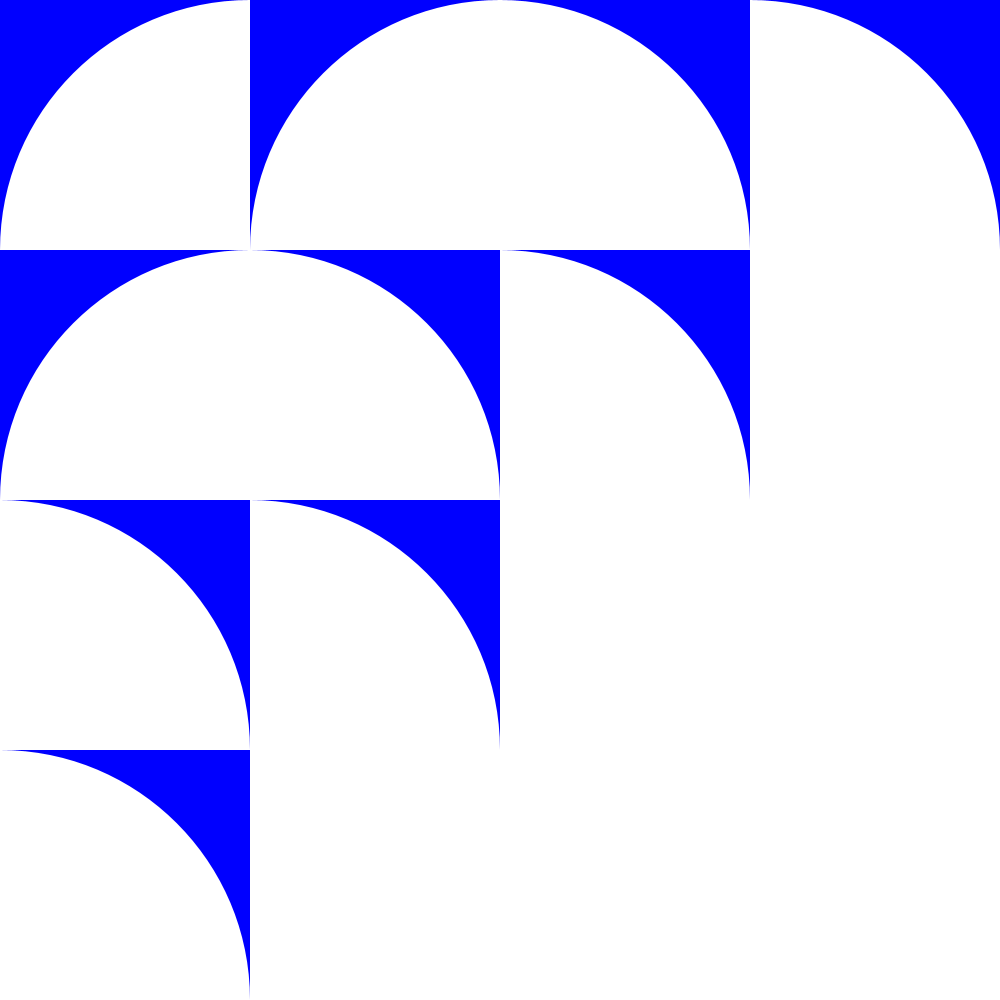
Frame 1 (no input)
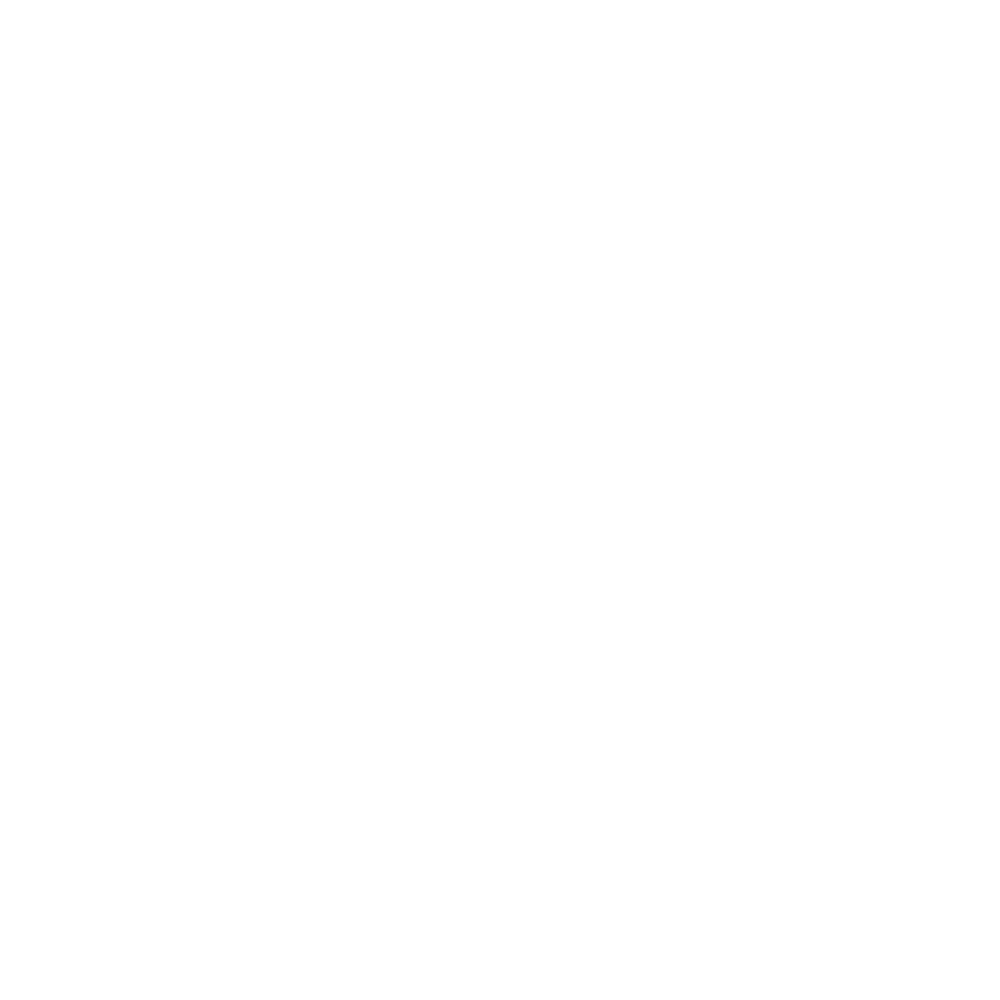
Frame 60 (the mouse pressed at the canvas centre just before this capture)
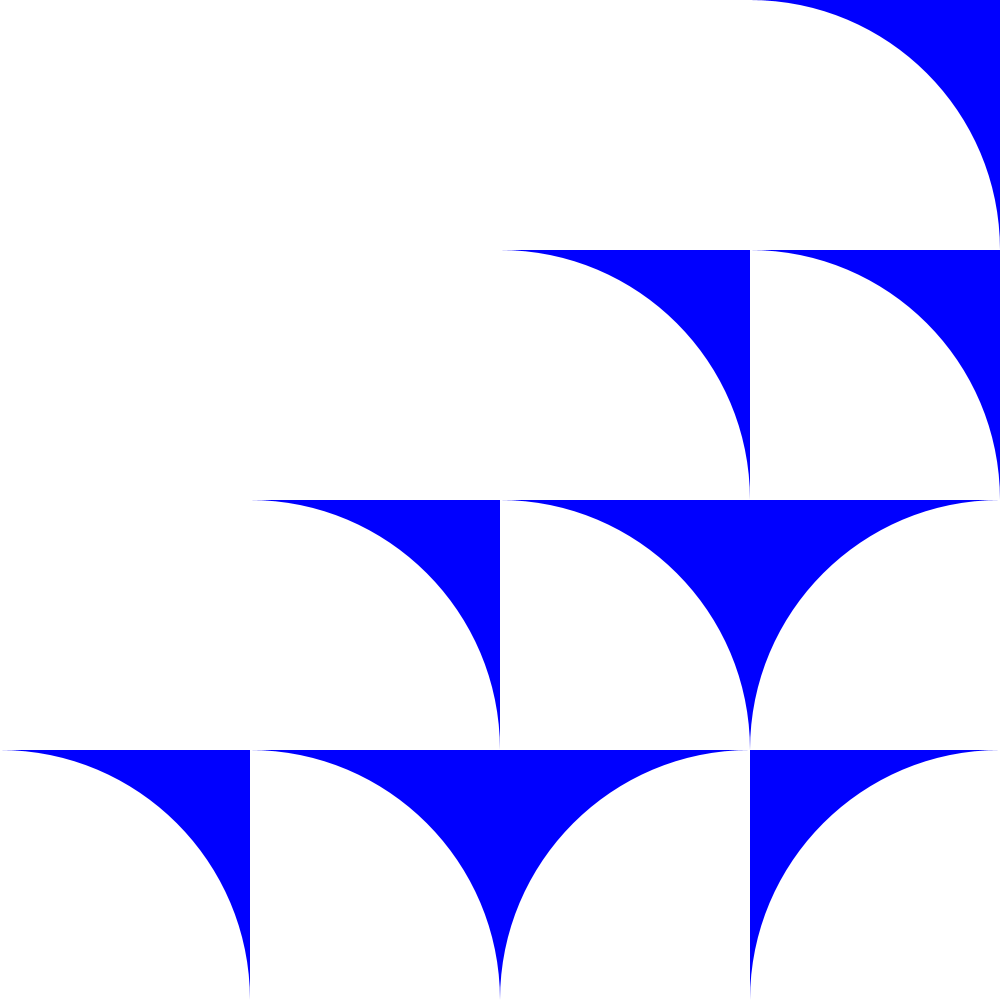
Frame 120 (the mouse held since frame 60 and released just before this capture)

The Processing sketch that drew these frames (run headless with seeded random() and noise(); from frame 60 on, the mouse is pressed at the canvas centre):

// Processing sketch: arcs_grid
// ── arcs_grid.pde
color bg = #0000ff;
color fg = #ffffff;

void setup() {
  size(1000, 1000);
  pixelDensity(2);
}

void draw() {
  background(bg);
  fill(fg);
  noStroke();

  float numTilesX = 4;
  float numTilesY = numTilesX;

  float tileWidth = width / numTilesX;
  float tileHeight = height / numTilesY;

  for (int x = 0; x < numTilesX; x++) {
    for (int y = 0; y < numTilesY; y++) {
      float tilePosX = tileWidth * x;
      float tilePosY = tileHeight * y;
      
      float wave = sin(radians(frameCount + x * 10 + y * 10));
      float mappedWave = map(wave, -1, 1, 0, 5);
      
      int selectTile = int(mappedWave);

      push();
      translate(tilePosX, tilePosY);
      if (selectTile == 0) {
        arc(0, 0, tileWidth * 2, tileHeight * 2, radians(0), radians(90));
      } else if (selectTile == 1) {
        arc(tileWidth, 0, tileWidth * 2, tileHeight * 2, radians(90), radians(180));
      } else if (selectTile == 2) {
        arc(tileWidth, tileHeight, tileWidth * 2, tileHeight * 2, radians(180), radians(270));
      } else if (selectTile == 3) {
        arc(0, tileHeight, tileWidth * 2, tileHeight * 2, radians(270), radians(360));
      } else {
        rect(0, 0, tileWidth, tileHeight);
      }
      pop();
    }
  }
}
